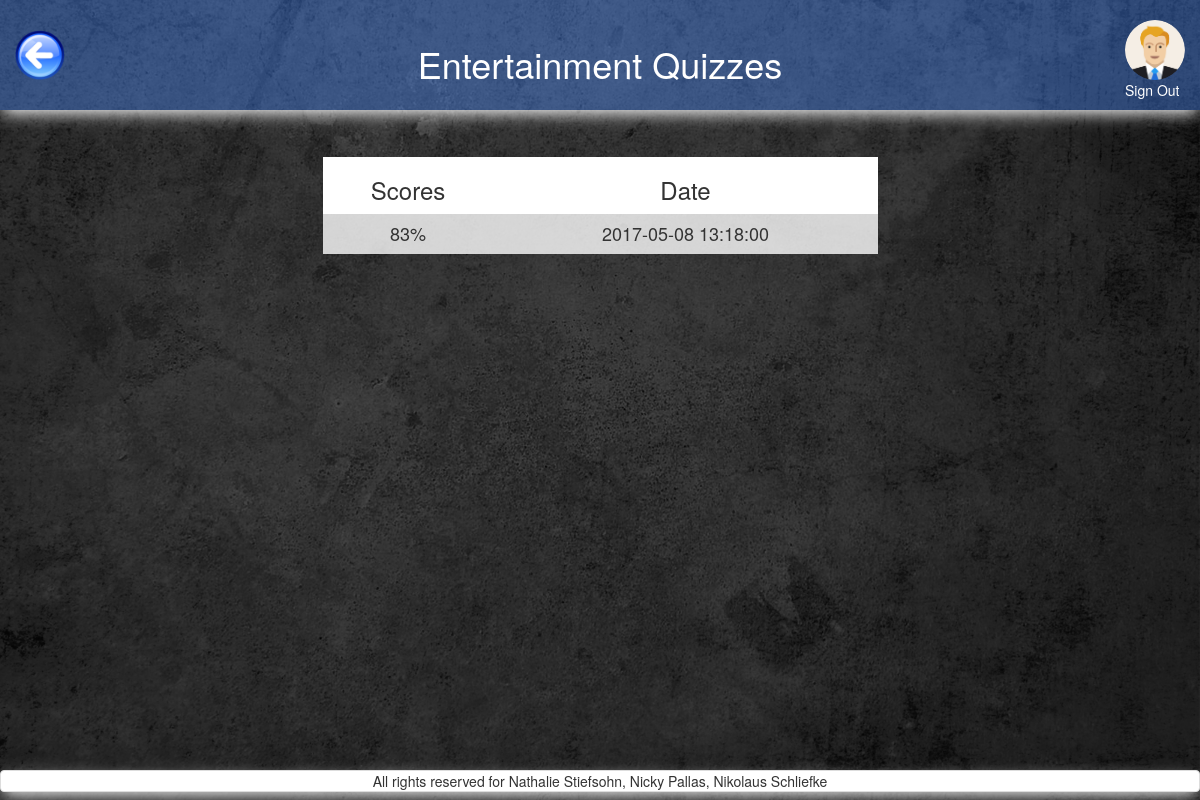
The page /quizzes_per_category.php?category_id=4 (signed in) on the database its author committed.
### tables this page shows
CREATE TABLE `categories` (
  `id` int(11) NOT NULL,
  `category` varchar(13) NOT NULL,
  `image` varchar(255) NOT NULL DEFAULT 'default.png',
  `amount_questions` int(11) NOT NULL DEFAULT '8',
  `tries` int(11) NOT NULL DEFAULT '5',
  `passed_at` decimal(3,2) NOT NULL DEFAULT '0.60'
);

CREATE TABLE `users` (
  `id` int(11) NOT NULL,
  `FK_avatars` int(11) NOT NULL,
  `FK_classes` int(11) NOT NULL DEFAULT '1',
  `nickname` varchar(255) NOT NULL,
  `email` varchar(255) NOT NULL,
  `password` varchar(255) NOT NULL,
  `first_name` varchar(255) NOT NULL,
  `family_name` varchar(255) NOT NULL,
  `date_of_birth` date NOT NULL DEFAULT '1993-07-30'
);

CREATE TABLE `avatars` (
  `id` int(11) NOT NULL,
  `location` varchar(255) NOT NULL
);

CREATE TABLE `quizzes` (
  `id` int(11) NOT NULL,
  `FK_users` int(11) NOT NULL,
  `FK_categories` int(11) NOT NULL,
  `scores` decimal(3,2) DEFAULT NULL,
  `start_timestamp` datetime NOT NULL,
  `end_timestamp` datetime DEFAULT NULL
);

### includes/start_session_user.php (called while the page is built, shortened)
<?php
 require_once 'dbconnect.php';
 $res=mysqli_query($con, "SELECT first_name, family_name, date_of_birth, nickname, users.id AS user_id, avatars.location AS avatar, avatars.id AS avatar_id, email, fk_classes FROM users
 	JOIN avatars ON users.FK_avatars=avatars.id
 	WHERE users.id=".$_SESSION['user']);
	 $userRow=mysqli_fetch_array($res);
	 $user_id = $userRow['user_id'];
	 $user_avatar = $userRow['avatar'];
?>

### query/quizzes_per_category_query.php (called while the page is built)
<?php
$query_categories = "
    SELECT
        start_timestamp AS time_stamp,
        categories.id AS category_id,
        scores
    FROM `quizzes`
    LEFT JOIN categories ON categories.id=quizzes.FK_categories
    where FK_users = ".$user_id."
    AND categories.id=".$category_id."
    ORDER BY
        start_timestamp DESC;
";
$res_categories = mysqli_query($con, $query_categories);
?>

### quizzes_per_category.php (the view, shortened to what this page needs)
<?php
require_once('includes/start_session_user.php');
$category_id=$_GET['category_id'];
$res_category_name = mysqli_query($con, "select category from categories where id=".$category_id);
$category=mysqli_fetch_array($res_category_name)['category'];
?>
<!DOCTYPE html>
<html>
<head>
    <?php
require_once('includes/head_tag.php');
    ?>
</head>
<body>
<div id="wrap">
  <div id="main" class="container-fluid clear-top">
    <header class="row shadow" id="header">
            <div class="col-xs-3">
                <a href="my_quizzes.php">
                    <img alt="back_button" src="pictures/back_button.png" id="back_button"/>
                </a>
            </div>
            <div class="col-xs-6 white text-center margin-top">
                <h1 class="heading_font"><?php echo $category; ?> Quizzes</h1>
            </div>
        <?php
        echo'
            <div class="col-xs-3">
                <a href="logout.php?logout" class="pull-right">
                    <img class="img-circle show_avatar border" src="'.$user_avatar.'" alt="avatar" id="avatar_img"><br>
                    Sign Out
                </a>
            </div>';
        ?>
    </header>
    <div class="row">
        <main class="col-xs-12">
            <section class="row">
                <div class="col-xs-12 margin-top">
                     <div class="col-xs-10 col-xs-offset-1 col-sm-6 col-sm-offset-3 margin-top">
                        <table class="table-hover text-center">
                            <thead>
                                <tr id="white_background">
                                    <th class="text-center"><h3>Scores</h3></th>
                                    <th class="text-center"><h3>Date</h3></th>
                                </tr>
                            </thead>
                            <tbody>
                                 <?php
                        include_once('query/quizzes_per_category_query.php');
                        while ($row_category  = mysqli_fetch_array($res_categories)){
                            $score=$row_category['scores'];
                            $time_stamp=$row_category['time_stamp'];
                            echo '
                                <tr>
                                    <td><h4>'.number_format($score*100).'%</h4></td>
                                    <td><h4>'.$time_stamp.'</h4></td>
                                </tr>
                                ';
                        }
                        ?>
                            </tbody>
                        </table>
                    </div>
                </div>
            </section>
        </main>
    </div>
  </div>
</div>
    <?php
require_once('includes/footer.php');
    ?>
</body>
</html>

### css/style.css (style rules this page uses)
header h1 { position: relative; }
#avatar_img { margin-top:20px; height: 60px; }
#back_button { margin-top:30px; height: 50px; }
#header { background-color: rgba(77,141,255,0.4); height: 110px; }
#header a:link { color: white; }
body { content: ""; background: url("../pictures/grey_background.jpg"); background-size: 100% 100%; background-repeat: repeat; top: 0; left: 0; bottom: 0; right: 0; position: absolute; z-index: -1; }
.shadow { -webkit-box-shadow: 0px 6px 16px -3px rgba(255,255,255,1); -moz-box-shadow: 0px 6px 16px -3px rgba(255,255,255,1); box-shadow: 0px 6px 16px -3px rgba(255,255,255,1); }
.margin-top { margin-top: 2%; }
table { width: 100%; }
tbody { background-color: white; opacity: 0.8; }
.white { color: white; }

### includes/head_tag.php (style rules this page uses)
html, body { height: 100%; }
#white_background { background-color: white; opacity: 1 !important; }
#wrap { min-height: 100%; }
#main { overflow:auto; padding-bottom:50px; }

### rows shown on the page
categories: category "Entertainment"
users: FK_avatars.location (picture)
quizzes: $score*100 "83", start_timestamp "2017-05-08 13:18:00"
